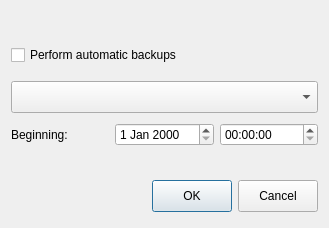
<?xml version="1.0" encoding="UTF-8"?>
<ui version="4.0">
 <class>DlgSchedule</class>
 <widget class="QDialog" name="DlgSchedule">
  <property name="geometry">
   <rect>
    <x>0</x>
    <y>0</y>
    <width>329</width>
    <height>228</height>
   </rect>
  </property>
  <property name="windowTitle">
   <string>Schedule</string>
  </property>
  <property name="windowIcon">
   <iconset>
    <normalon>:/img/UI/rsc/gnome-schedule-icon.png</normalon>
   </iconset>
  </property>
  <property name="styleSheet">
   <string notr="true">font: 10pt &quot;Segoe UI Symbol&quot;;</string>
  </property>
  <layout class="QVBoxLayout" name="verticalLayout">
   <item>
    <spacer name="verticalSpacer">
     <property name="orientation">
      <enum>Qt::Vertical</enum>
     </property>
     <property name="sizeType">
      <enum>QSizePolicy::Preferred</enum>
     </property>
     <property name="sizeHint" stdset="0">
      <size>
       <width>20</width>
       <height>24</height>
      </size>
     </property>
    </spacer>
   </item>
   <item>
    <layout class="QHBoxLayout" name="horizontalLayout">
     <item>
      <widget class="QCheckBox" name="checkBox">
       <property name="minimumSize">
        <size>
         <width>0</width>
         <height>32</height>
        </size>
       </property>
       <property name="text">
        <string>Perform automatic backups</string>
       </property>
      </widget>
     </item>
     <item>
      <spacer name="horizontalSpacer_2">
       <property name="orientation">
        <enum>Qt::Horizontal</enum>
       </property>
       <property name="sizeHint" stdset="0">
        <size>
         <width>40</width>
         <height>20</height>
        </size>
       </property>
      </spacer>
     </item>
    </layout>
   </item>
   <item>
    <widget class="QComboBox" name="comboBox">
     <property name="minimumSize">
      <size>
       <width>0</width>
       <height>32</height>
      </size>
     </property>
    </widget>
   </item>
   <item>
    <layout class="QHBoxLayout" name="horizontalLayout_2">
     <item>
      <widget class="QLabel" name="label">
       <property name="text">
        <string>Beginning:</string>
       </property>
      </widget>
     </item>
     <item>
      <widget class="QDateEdit" name="dateEdit">
       <property name="minimumSize">
        <size>
         <width>0</width>
         <height>12</height>
        </size>
       </property>
      </widget>
     </item>
     <item>
      <widget class="QTimeEdit" name="timeEdit">
       <property name="minimumSize">
        <size>
         <width>0</width>
         <height>12</height>
        </size>
       </property>
      </widget>
     </item>
    </layout>
   </item>
   <item>
    <spacer name="verticalSpacer_2">
     <property name="orientation">
      <enum>Qt::Vertical</enum>
     </property>
     <property name="sizeType">
      <enum>QSizePolicy::Preferred</enum>
     </property>
     <property name="sizeHint" stdset="0">
      <size>
       <width>20</width>
       <height>24</height>
      </size>
     </property>
    </spacer>
   </item>
   <item>
    <layout class="QHBoxLayout" name="horizontalLayout_3">
     <item>
      <spacer name="horizontalSpacer">
       <property name="orientation">
        <enum>Qt::Horizontal</enum>
       </property>
       <property name="sizeHint" stdset="0">
        <size>
         <width>40</width>
         <height>20</height>
        </size>
       </property>
      </spacer>
     </item>
     <item>
      <widget class="QPushButton" name="btnOK">
       <property name="minimumSize">
        <size>
         <width>0</width>
         <height>32</height>
        </size>
       </property>
       <property name="text">
        <string>OK</string>
       </property>
      </widget>
     </item>
     <item>
      <widget class="QPushButton" name="btnCancel">
       <property name="minimumSize">
        <size>
         <width>0</width>
         <height>32</height>
        </size>
       </property>
       <property name="text">
        <string>Cancel</string>
       </property>
      </widget>
     </item>
    </layout>
   </item>
  </layout>
 </widget>
 <resources>
  <include location="../rsc.qrc"/>
 </resources>
 <connections/>
</ui>
